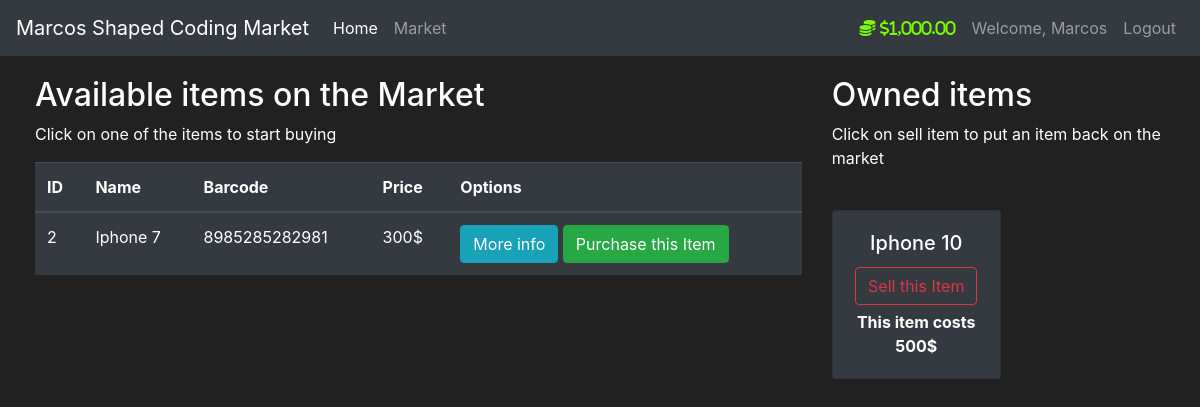
/market (signed in), run on an earlier commit of the app's database.
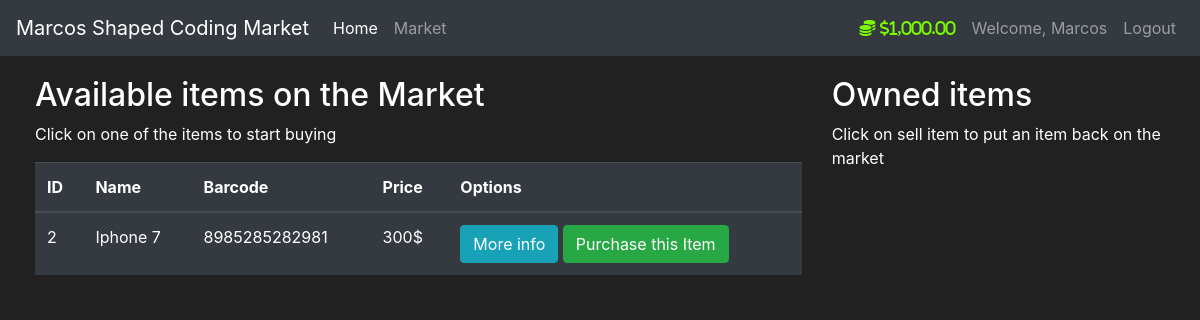
And on a later commit of the database.
### market/models.py (models this page shows, shortened)
class User(db.Model, UserMixin):
    id = db.Column(db.Integer(), primary_key=True)
    username = db.Column(db.String(length=30), nullable=False, unique=True)
    email_address = db.Column(db.String(length=50), nullable=False, unique=True)
    password_hash = db.Column(db.String(length=60), nullable=False)
    budget = db.Column(db.Integer(), nullable=False, default=1000)
    items = db.relationship('Item', backref='owned_user', lazy=True)
    @property
    def prettier_budget(self):
        return '${:,.2f}'.format(self.budget)
    @property
    def password(self):
        return self.password

class Item(db.Model):
    id = db.Column(db.Integer(), primary_key=True)
    name = db.Column(db.String(length=30), nullable=False, unique=True)
    price = db.Column(db.Integer(), nullable=False)
    barcode = db.Column(db.String(length=12), nullable=False, unique=True)
    description = db.Column(db.String(length=1024), nullable=False, unique=True)
    owner = db.Column(db.Integer(), db.ForeignKey('user.id'))

### market/routes.py (the view, shortened to what this page needs)
@app.route('/market', methods=['GET', 'POST'])
@login_required
def market_page():
    purchase_form = PurchaseItemForm()
    selling_form = SellItemForm()
    if request.method == 'GET':
        items = Item.query.filter_by(owner=None)
        owned_items = Item.query.filter_by(owner=current_user.id)
        return render_template('market.html', items=items, purchase_form=purchase_form, owned_items=owned_items, selling_form= selling_form)

### market/models.py (called while the page is built)
@login_manager.user_loader
def load_user(user_id):
    return User.query.get(int(user_id))

### market/templates/market.html (shortened to what this page needs)
{% extends 'base.html' %}
{% block content %}
<div class="row" style="margin-top:20px; margin-left: 20px;">
   <div class="col-8">
       <h2>Available items on the Market</h2>
       <p>Click on one of the items to start buying</p>
      <table class="table table-hover table-dark">
         <thead>
            <tr>
               <th scope="col">ID</th>
               <th scope="col">Name</th>
               <th scope="col">Barcode</th>
               <th scope="col">Price</th>
               <th scope="col">Options</th>
            </tr>
         </thead>
         <tbody>
            {% for item in items %}
            <tr>
               <td>{{ item.id }}</td>
               <td>{{ item.name }}</td>
               <td>{{ item.barcode }}</td>
               <td>{{ item.price }}$</td>
               <td>
                  <button class="btn btn-outline btn-info" data-toggle="modal" data-target="#Modal-MoreInfo-{{ item.id }}">More info</button>
                  <button class="btn btn-outline btn-success" data-toggle="modal" data-target="#Modal-Confirm-{{ item.id }}">Purchase this Item</button>
               </td>
            </tr>
            {% endfor%}
         </tbody>
      </table>
   </div>
   <div class="col-4">
      <h2>Owned items</h2>
      <p>Click on sell item to put an item back on the market</p>
      <br>
      <div class="row">
         {% for owned_item in owned_items %}
             <div class="col-md-6">
                 <div style="margin-bottom: 5px" class="card text-center bg-dark">
                      <div class="card-body">
                          <h5 class="card-title">{{ owned_item.name }}</h5>
                          <button type="button" class="btn btn-outline-danger" style="margin-bottom: 5px"
                                  data-toggle="modal" data-target="#Modal-SellingConfirm-{{ owned_item.id }}">
                              Sell this Item
                          </button>
                          <p class="card-text"><strong>
                              This item costs {{ owned_item.price }}$
                          </strong></p>
                      </div>
                  </div>
             </div>
           {% endfor %}
      </div>
   </div>
</div>
{% endblock %}

### market/templates/base.html (shortened to what this page needs)
<!doctype html>
<html lang="en">
   <head>
      <link rel="stylesheet" href="https://cdn.jsdelivr.net/npm/bootstrap@4.5.3/dist/css/bootstrap.min.css">
   </head>
   <body>
   <nav class="navbar navbar-expand-md navbar-dark bg-dark">
       <a class="navbar-brand" href="#">Marcos Shaped Coding Market</a>
       <div class="collapse navbar-collapse" id="navbarNav">
           <ul class="navbar-nav mr-auto">
               <li class="nav-item active">
                   <a class="nav-link" href=" {{ url_for('home_page') }}">Home <span class="sr-only">(current)</span></a>
               </li>
               <li class="nav-item">
                   <a class="nav-link" href="{{ url_for('market_page') }}">Market</a>
               </li>
           </ul>
           {% if current_user.is_authenticated %}
               <ul class="navbar-nav">
                    <li class="nav-item">
                       <a class="nav-link" style="color: lawngreen">
                           <i class="fas fa-coins"> {{ current_user.prettier_budget }} </i>
                       </a>
                   </li>
                   <li class="nav-item">
                       <a class="nav-link">Welcome, {{ current_user.username }}</a>
                   </li>
                   <li class="nav-item">
                       <a class="nav-link" href="{{ url_for('logout_page') }}">Logout</a>
                   </li>
               </ul>
           {% endif %}
       </div>
   </nav>
   {% block content %}
   {% endblock %}
   </body>
</html>

### market/templates/base.html (style rules this page uses)
body { background-color: #212121; color: white }

What changed in the data, as far as the page shows it:
no longer on this page (row edited): Item: name "Iphone 10", price "500", shown under "Owned items"
